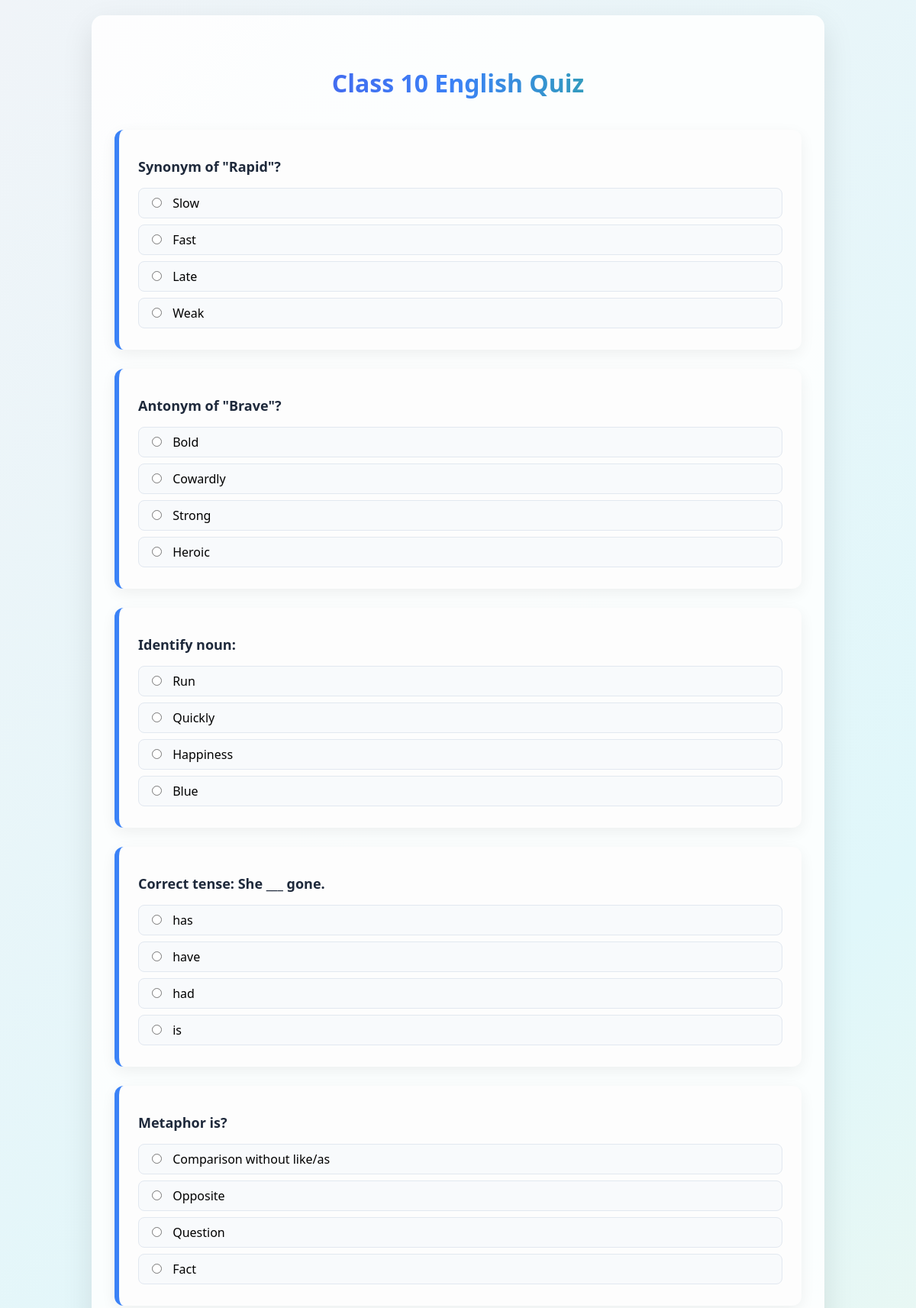
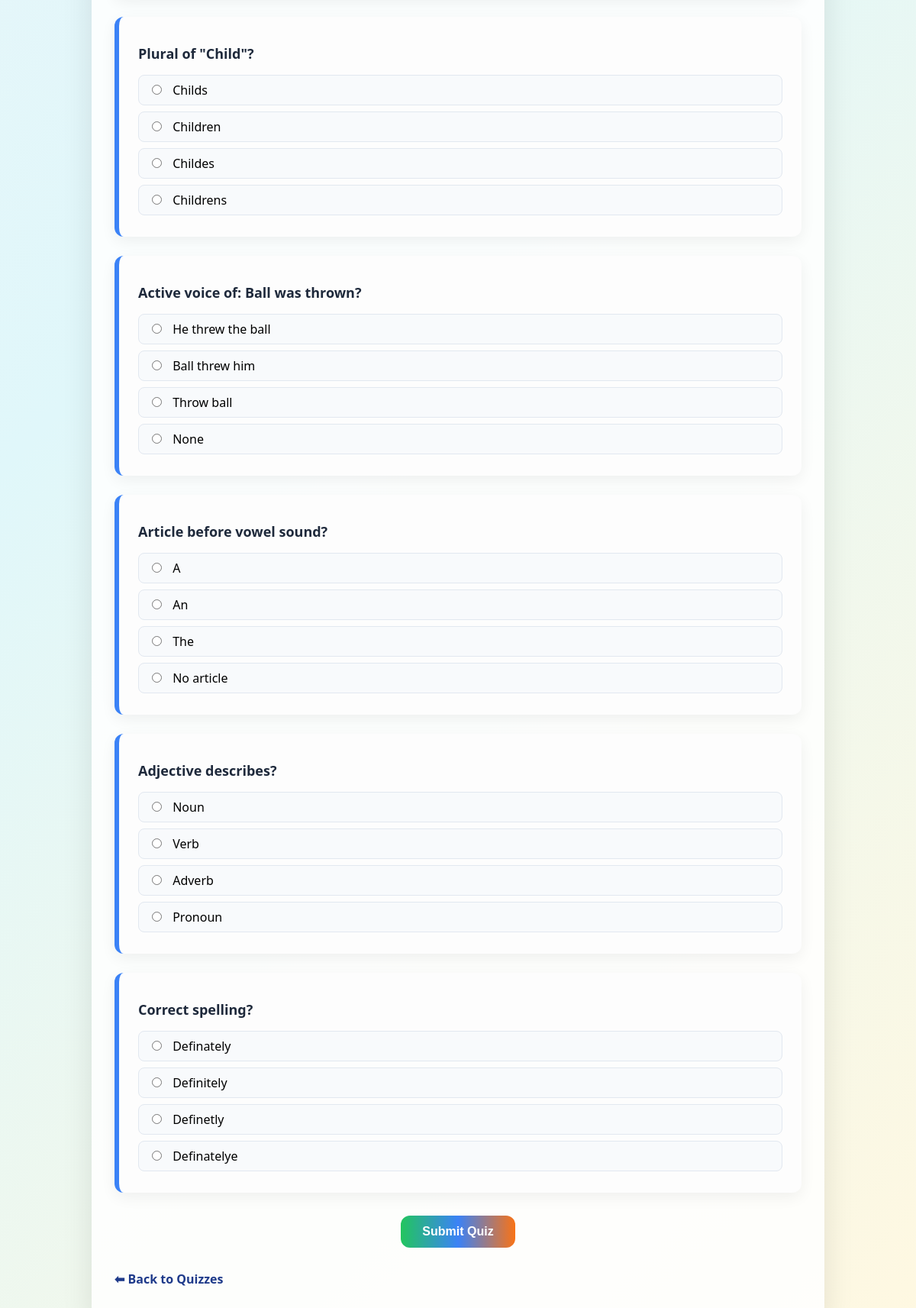
/public/quizzes/take_quiz.php?quiz_id=37 (signed in), run on the app's committed database (2 pictures, top to bottom).
### tables this page shows
CREATE TABLE `quizzes` (
  `id` int(11) NOT NULL,
  `admin_quiz_id` int(11) NOT NULL,
  `title` varchar(255) NOT NULL,
  `level` enum('kindergarten','primary','secondary','highschool','undergraduate','postgraduate') NOT NULL,
  `subject` varchar(100) NOT NULL,
  `class` varchar(50) DEFAULT NULL,
  `total_questions` int(11) DEFAULT 0,
  `created_by_role` enum('admin','teacher') DEFAULT 'teacher',
  `created_by` int(11) NOT NULL,
  `created_at` timestamp NOT NULL DEFAULT current_timestamp()
);

CREATE TABLE `quiz_questions` (
  `id` int(11) NOT NULL,
  `quiz_id` int(11) DEFAULT NULL,
  `level` varchar(50) DEFAULT NULL,
  `question` text DEFAULT NULL,
  `option1` varchar(255) DEFAULT NULL,
  `option2` varchar(255) DEFAULT NULL,
  `option3` varchar(255) DEFAULT NULL,
  `option4` varchar(255) DEFAULT NULL,
  `correct_option` tinyint(4) DEFAULT NULL
);

### public/quizzes/take_quiz.php (the view, shortened to what this page needs)
<?php
require_once "../../config/db.php";
$user_id = $_SESSION['user_id'];
$level   = $_SESSION['user_level'];
$quiz_id = intval($_GET['quiz_id']);
$quizStmt = $conn->prepare("SELECT * FROM quizzes WHERE id=? AND level=?");
$quizStmt->bind_param("is", $quiz_id, $level);
$quizStmt->execute();
$quizResult = $quizStmt->get_result();
$quiz = $quizResult->fetch_assoc();
$checkAttempt = $conn->prepare("SELECT id FROM quiz_attempts WHERE user_id=? AND quiz_id=?");
$checkAttempt->bind_param("ii", $user_id, $quiz_id);
$checkAttempt->execute();
$alreadyAttempted = $checkAttempt->get_result()->num_rows > 0;
$questionStmt = $conn->prepare("SELECT * FROM quiz_questions WHERE quiz_id=?");
$questionStmt->bind_param("i", $quiz_id);
$questionStmt->execute();
$questions = $questionStmt->get_result();
?>
<!DOCTYPE html>
<html>
<head>
</head>
<body>
<div class="container">
<h2><?php echo $quiz['title']; ?></h2>
<?php if($alreadyAttempted): ?>
<?php
$scoreQuery = $conn->prepare("SELECT score FROM quiz_attempts WHERE user_id=? AND quiz_id=?");
$scoreQuery->bind_param("ii", $user_id, $quiz_id);
$scoreQuery->execute();
$scoreData = $scoreQuery->get_result()->fetch_assoc();
?>
<div class="result">
✅ Your Score: <?php echo $scoreData['score']; ?> / <?php echo $questions->num_rows; ?>
</div>
<?php
$questions->data_seek(0);
while($question = $questions->fetch_assoc()):
?>
<div class="question-card">
<p><strong><?php echo $question['question']; ?></strong></p>
<?php
$correct = $question['correct_option'];
$options = [
1 => $question['option1'],
2 => $question['option2'],
3 => $question['option3'],
4 => $question['option4']
];
foreach($options as $key => $text):
?>
<p class="<?php echo ($key == $correct) ? 'correct' : ''; ?>">
<?php echo $text; ?><?php if($key == $correct) echo " ✔"; ?>
</p>
<?php endforeach; ?>
</div>
<?php endwhile; ?>
<?php else: ?>
<form method="POST">
<?php while($question = $questions->fetch_assoc()): ?>
<div class="question-card">
<p><strong><?php echo $question['question']; ?></strong></p>
<div class="options">
<label><input type="radio" name="answer_<?php echo $question['id']; ?>" value="1"> <?php echo $question['option1']; ?></label>
<label><input type="radio" name="answer_<?php echo $question['id']; ?>" value="2"> <?php echo $question['option2']; ?></label>
<label><input type="radio" name="answer_<?php echo $question['id']; ?>" value="3"> <?php echo $question['option3']; ?></label>
<label><input type="radio" name="answer_<?php echo $question['id']; ?>" value="4"> <?php echo $question['option4']; ?></label>
</div>
</div>
<?php endwhile; ?>
<button type="submit">Submit Quiz</button>
</form>
<?php endif; ?>
<a href="../quizzes/highschool_quizzes.php" class="back-link">⬅ Back to Quizzes</a>
</div>
</body>
</html>

### public/quizzes/take_quiz.php (style rules this page uses)
body { font-family: 'Segoe UI', sans-serif; margin: 0; padding: 20px; background: linear-gradient(135deg,#f0f4f8,#e0f7fa,#fff8e1); }
.container { max-width: 900px; margin: auto; background: #ffffffdd; border-radius: 15px; padding: 40px 30px; box-shadow: 0 15px 40px rgba(0,0,0,0.1); }
h2 { text-align: center; font-size: 32px; margin-bottom: 40px; background: linear-gradient(90deg,#4f46e5,#3b82f6,#22c55e); -webkit-background-clip: text; -webkit-text-fill-color: transparent; }
.question-card { background: #fdfdfd; border-left: 6px solid #3b82f6; margin-bottom: 25px; padding: 20px 25px; border-radius: 12px; transition: 0.3s; box-shadow: 0 6px 20px rgba(0,0,0,0.06); }
.question-card p strong { font-size: 18px; color: #1e293b; }
.options label { display: block; margin: 8px 0; cursor: pointer; padding: 8px 12px; border-radius: 8px; transition: 0.2s; border: 1px solid #e2e8f0; background: #f8fafc; }
.options input[type="radio"] { margin-right: 10px; }
button { padding: 12px 28px; background: linear-gradient(90deg,#22c55e,#3b82f6,#f97316); border:none; color:white; font-size:16px; font-weight:bold; border-radius:12px; cursor:pointer; transition: 0.3s; display:block; margin: 30px auto 0; }
a.back-link { display:inline-block; margin-top:30px; text-decoration:none; font-weight:600; color:#1e3a8a; transition:0.2s; }

### data on the page
quizzes: title "Class 10 English Quiz"
quiz_questions: question "Synonym of \"Rapid\"?", option1 "Slow", option2 "Fast", option3 "Late", option4 "Weak"
quiz_questions: question "Antonym of \"Brave\"?", option1 "Bold", option2 "Cowardly", option3 "Strong", option4 "Heroic"
quiz_questions: question "Identify noun:", option1 "Run", option2 "Quickly", option3 "Happiness", option4 "Blue"
quiz_questions: question "Correct tense: She ___ gone.", option1 "has", option2 "have", option3 "had", option4 "is"
quiz_questions: question "Metaphor is?", option1 "Comparison without like/as", option2 "Opposite", option3 "Question", option4 "Fact"
quiz_questions: question "Plural of \"Child\"?", option1 "Childs", option2 "Children", option3 "Childes", option4 "Childrens"
quiz_questions: question "Active voice of: Ball was thrown?", option1 "He threw the ball", option2 "Ball threw him", option3 "Throw ball", option4 "None"
quiz_questions: question "Article before vowel sound?", option1 "A", option2 "An", option3 "The", option4 "No article"
quiz_questions: question "Adjective describes?", option1 "Noun", option2 "Verb", option3 "Adverb", option4 "Pronoun"
quiz_questions: question "Correct spelling?", option1 "Definately", option2 "Definitely", option3 "Definetly", option4 "Definatelye"
